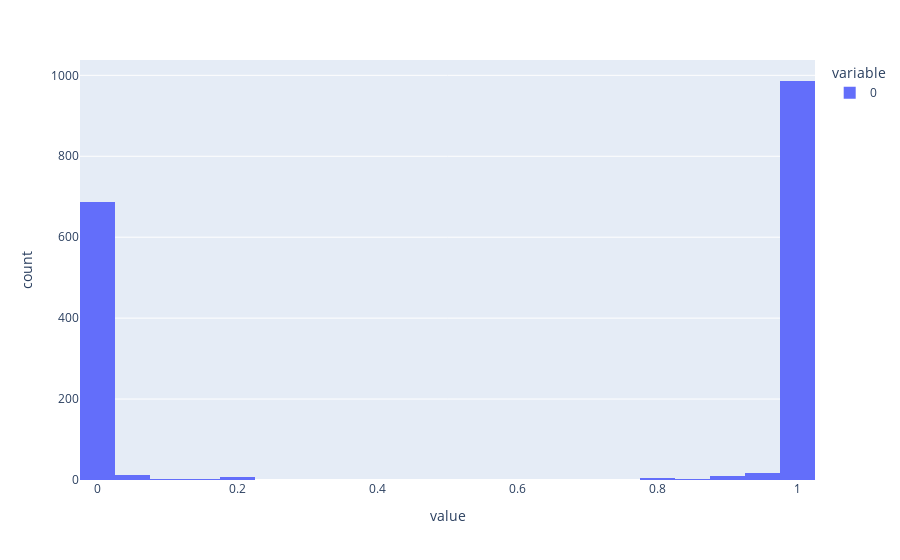

Here is the notebook cell this chart was saved with:
### Code cell
p = model.predict(x_test)
hist= px.histogram(p)
hist.show()

### Figure 1 — Plotly figure (JSON) as saved in the notebook; plotly's stock layout.template omitted (floating-point values rounded to 4 significant figures; data arrays with more than 128 entries replaced by an {"elided": "..."} marker saying what was removed)
{"data": [{"alignmentgroup": "True", "bingroup": "x", "hovertemplate": "variable=0<br>value=%{x}<br>count=%{y}<extra></extra>", "legendgroup": "0", "marker": {"color": "#636efa", "pattern": {"shape": ""}}, "name": "0", "offsetgroup": "0", "orientation": "v", "showlegend": true, "type": "histogram", "x": {"elided": "1737 float values"}, "xaxis": "x", "yaxis": "y"}], "layout": {"barmode": "relative", "legend": {"title": {"text": "variable"}, "tracegroupgap": 0}, "margin": {"t": 60}, "xaxis": {"anchor": "y", "domain": [0, 1], "title": {"text": "value"}}, "yaxis": {"anchor": "x", "domain": [0, 1], "title": {"text": "count"}}}}
